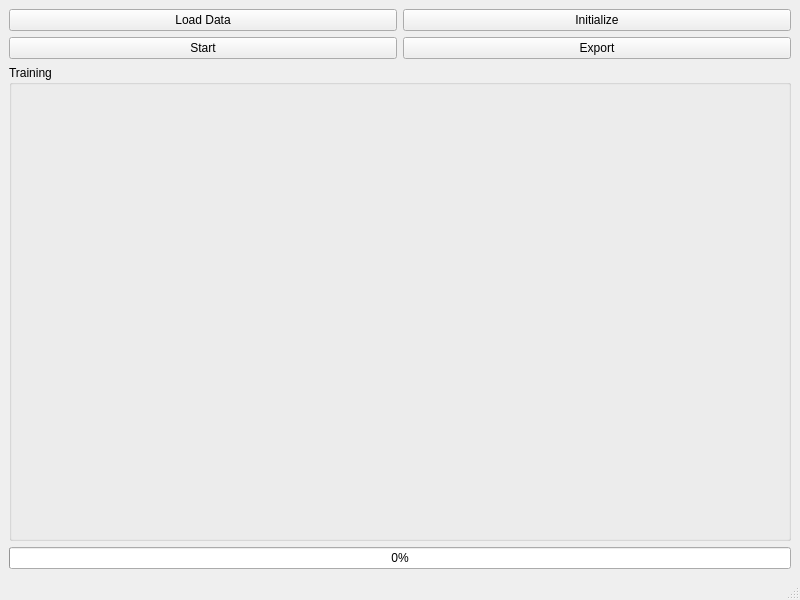
<?xml version="1.0" encoding="UTF-8"?>
<ui version="4.0">
 <class>MainWindow</class>
 <widget class="QMainWindow" name="MainWindow">
  <property name="geometry">
   <rect>
    <x>0</x>
    <y>0</y>
    <width>800</width>
    <height>600</height>
   </rect>
  </property>
  <property name="windowTitle">
   <string>MainWindow</string>
  </property>
  <widget class="QWidget" name="centralwidget">
   <layout class="QGridLayout" name="gridLayout_2">
    <item row="0" column="1">
     <widget class="QPushButton" name="BtnInitialize">
      <property name="text">
       <string>Initialize</string>
      </property>
     </widget>
    </item>
    <item row="0" column="0">
     <widget class="QPushButton" name="BtnLoad">
      <property name="text">
       <string>Load Data</string>
      </property>
     </widget>
    </item>
    <item row="1" column="0">
     <widget class="QPushButton" name="BtnStart">
      <property name="text">
       <string>Start</string>
      </property>
     </widget>
    </item>
    <item row="1" column="1">
     <widget class="QPushButton" name="BtnExport">
      <property name="text">
       <string>Export</string>
      </property>
     </widget>
    </item>
    <item row="2" column="0" colspan="2">
     <widget class="QGroupBox" name="Training">
      <property name="title">
       <string>Training</string>
      </property>
      <layout class="QVBoxLayout" name="chartsArea"/>
     </widget>
    </item>
    <item row="3" column="0" colspan="2">
     <widget class="QProgressBar" name="progressBar">
      <property name="value">
       <number>0</number>
      </property>
      <property name="alignment">
       <set>Qt::AlignCenter</set>
      </property>
     </widget>
    </item>
   </layout>
  </widget>
  <widget class="QMenuBar" name="menubar">
   <property name="geometry">
    <rect>
     <x>0</x>
     <y>0</y>
     <width>800</width>
     <height>22</height>
    </rect>
   </property>
  </widget>
  <widget class="QStatusBar" name="statusbar"/>
 </widget>
 <resources/>
 <connections/>
</ui>
